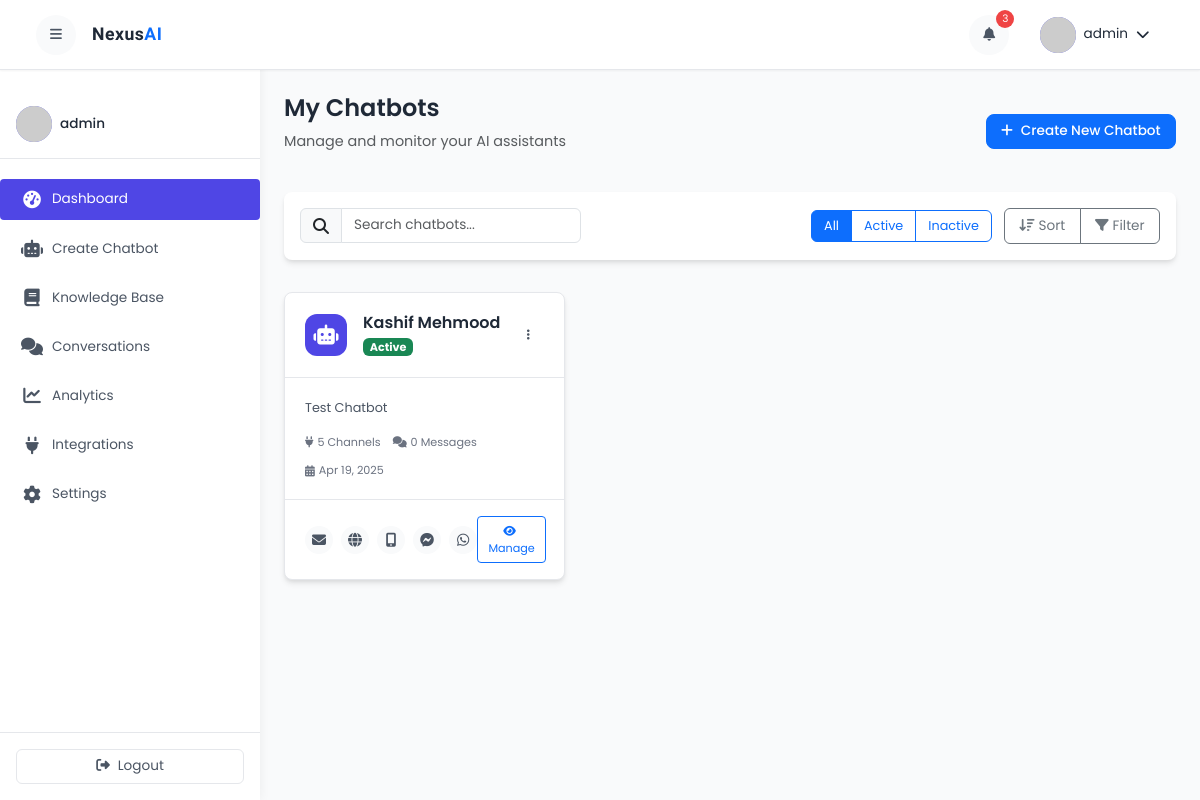
The page /chat/dashboard/ (signed in) on the database as committed earlier.
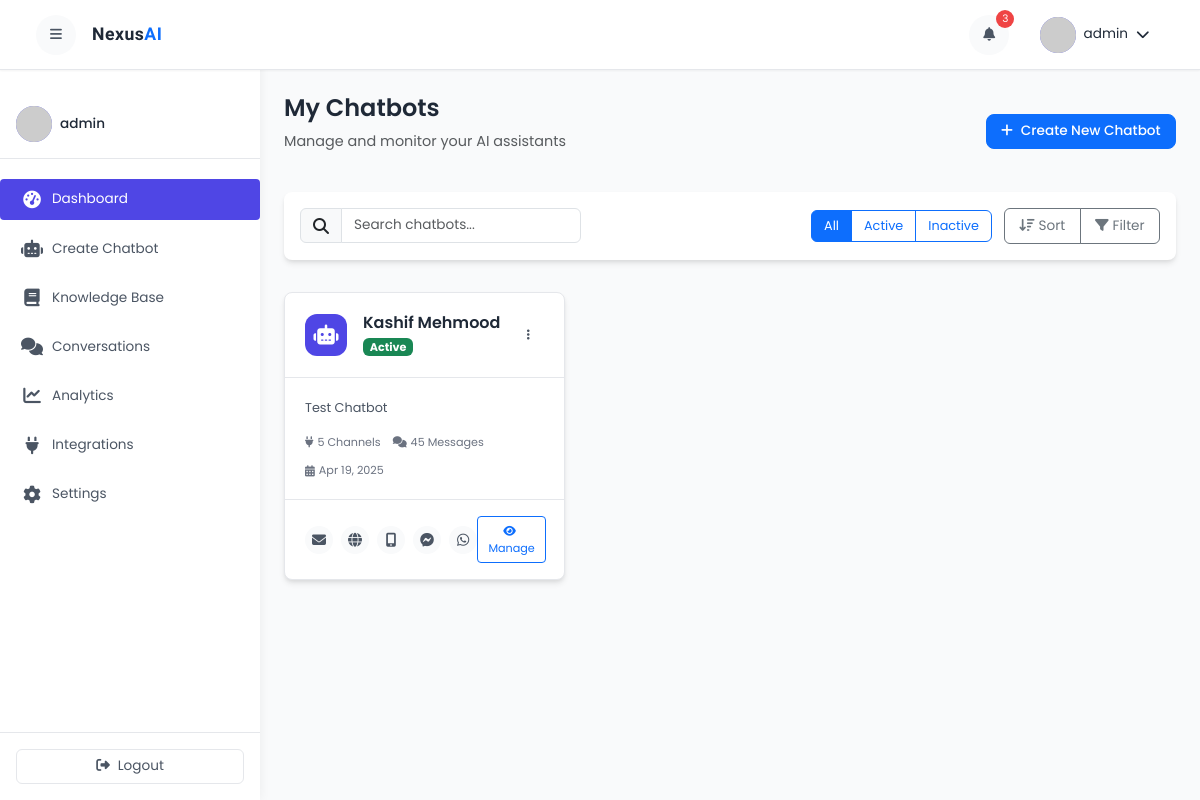
The same page on the database as committed later.
### chat/models.py (models this page shows, shortened)
class Chatbot(models.Model):
    chatbot_id = models.UUIDField(primary_key=True, default=uuid.uuid4, editable=False)
    user = models.ForeignKey(User, on_delete=models.CASCADE)
    name = models.CharField(max_length=255, default="New Chatbot")
    description = models.TextField(null=True, blank=True)
    prompt = models.TextField(null=True, blank=True)
    llm_provider = models.CharField(max_length=255, choices=LLM_PROVIDER_CHOICES, default='openai')
    llm_model = models.CharField(max_length=255, choices=LLM_MODEL_CHOICES, default='gpt-4o-mini')
    is_active = models.BooleanField(default=True)
    is_public = models.BooleanField(default=False)
    created_at = models.DateTimeField(auto_now_add=True)
    updated_at = models.DateTimeField(auto_now=True)
    def get_messages_count(self):
        messages = 0
        conversation = Conversation.objects.filter(chatbot=self)
        for chat in conversation:
            messages += chat.messages.count()
        return messages

class Conversation(models.Model):
    conversation_id = models.UUIDField(primary_key=True, default=uuid.uuid4, editable=False)
    chatbot = models.ForeignKey(Chatbot, on_delete=models.CASCADE)
    channel = models.ForeignKey(Channel, on_delete=models.CASCADE)
    from_number = models.CharField(max_length=255) # Identifier for SMS and WhatsApp
    from_email = models.CharField(max_length=255) # Identifier for Email
    created_at = models.DateTimeField(auto_now_add=True)
    updated_at = models.DateTimeField(auto_now=True)

### chat/views.py (the view)
# urls.py: path('dashboard/', views.dashboard, name='dashboard'),
@login_required
def dashboard(request):
    chatbots = Chatbot.objects.filter(user=request.user)
    channels = Channel.objects.filter(chatbot__in=chatbots)
    conversations = Conversation.objects.filter(chatbot__in=chatbots)
    context = {
        'chatbots': chatbots,
        'channels': channels,
        'conversations': conversations
    }
    return render(request, 'dashboard/dashboard.html', context)

### templates/dashboard/dashboard.html (shortened to what the changed rows need)
{% extends 'common/dashboard_base.html' %}
{% block content %}
<div class="dashboard-header">
    <div class="row align-items-center mb-4">
        <div class="col-md-6">
            <h1 class="page-title">My Chatbots</h1>
        </div>
    </div>
</div>
<div class="chatbot-grid">
    <div class="row">
        {% for chatbot in chatbots %}
        <div class="col-md-6 col-lg-4 mb-4">
            <div class="chatbot-card">
                <div class="chatbot-card-header">
                    <div class="d-flex align-items-center">
                        <div class="chatbot-avatar">
                            <i class="fas fa-robot"></i>
                        </div>
                        <div class="ms-3">
                            <h5 class="chatbot-name">{{ chatbot.name }}</h5>
                            <span class="badge bg-success">{{ chatbot.is_active|yesno:"Active,Inactive" }}</span>
                        </div>
                    </div>
                    <div class="dropdown">
                        <button class="btn btn-sm btn-icon" type="button" id="dropdownMenuButton1" data-bs-toggle="dropdown" aria-expanded="false">
                            <i class="fas fa-ellipsis-v"></i>
                        </button>
                    </div>
                </div>
                <div class="chatbot-card-body">
                    <p class="chatbot-description">{{ chatbot.description }}</p>
                    <div class="chatbot-meta">
                        <div class="chatbot-meta-item">
                            <i class="fas fa-plug me-1"></i>
                            <span>{{ channels.count }} Channels</span>
                        </div>
                        <div class="chatbot-meta-item">
                            <i class="fas fa-comments me-1"></i>
                            <span>{{ chatbot.get_messages_count }} Messages</span>
                        </div>
                        <div class="chatbot-meta-item">
                            <i class="fas fa-calendar-alt me-1"></i>
                            <span>{{ chatbot.created_at|date:"M d, Y" }}</span>
                        </div>
                    </div>
                </div>
                <div class="chatbot-card-footer">
                    <div class="channels">
                        {% for channel in channels %}
                        <span class="channel-icon" title="{{ channel.get_channel_type_display }}">
                            {% if channel.channel_type == 'whatsapp' %}
                                <i class="fab fa-whatsapp"></i>
                            {% elif channel.channel_type == 'messenger' %}
                                <i class="fab fa-facebook-messenger"></i>
                            {% elif channel.channel_type == 'email' %}
                                <i class="fas fa-envelope"></i>
                            {% elif channel.channel_type == 'web' %}
                                <i class="fas fa-globe"></i>
                            {% elif channel.channel_type == 'sms' %}
                                <i class="fas fa-mobile-alt"></i>
                            {% endif %}
                        </span>
                        {% endfor %}
                    </div>
                    <div class="action-buttons">
                        <a href="{% url 'chat:edit_chatbot_page' chatbot.chatbot_id %}" class="btn btn-sm btn-outline-primary"><i class="fas fa-eye me-1"></i>Manage</a>
                    </div>
                </div>
            </div>
        </div>
        {% endfor %}
    </div>
</div>
{% endblock %}

Rows that differ between the two databases and show on the page:
changed Chatbot "Kashif Mehmood": get_messages_count "0" → "45"
